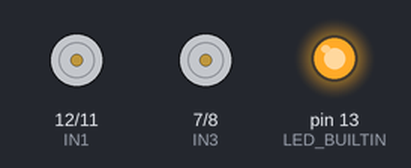
A sketch run on a simulated Arduino Uno, built with avr-gcc and run on an emulated ATmega328P. Parts: motor-driver pin pairs drawn as motors (green arrow = first pin HIGH = forward, orange = second pin HIGH = backward, longer = more drive, scaled by the enable pin), output pins drawn as LEDs (lit = HIGH).

Above: at 0.1 s.
At 3.1 s:
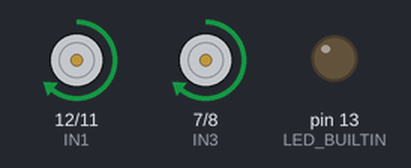
At 5.8 s:
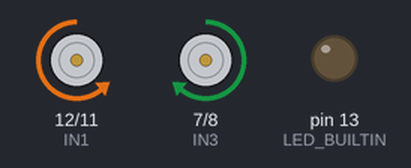
At 8.3 s:
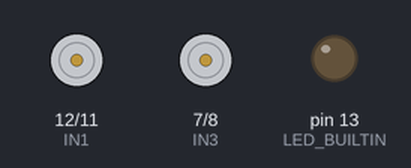
Timing chart, 0 to 9.8 s (numbered marks = the images above):
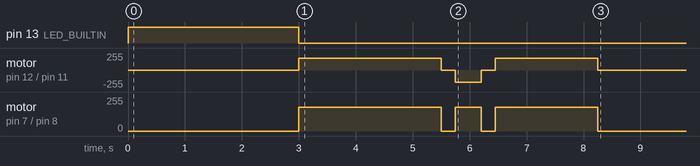

The sketch:

rover.ino
```cpp
/*
 * Bullhorn rover — OSOYOO FlexiRover + OSOYOO Model X driver + Arduino UNO R3
 *
 * What it does: waits 3 seconds, drives one hardcoded route to the "cow" box,
 * then stops. loop() is empty, so EVERY press of the Uno's reset button = one run.
 *
 * How to use it:
 *   1. Plug the Uno into the laptop (USB-B), Tools > Board > "Arduino Uno",
 *      Tools > Port > the new port, then Upload (right-arrow button).
 *   2. Unplug USB. Put the rover on its taped start mark.
 *   3. Battery box switch ON. Press the Uno's reset button. Step back.
 *
 * Pins below match the OSOYOO Lesson 1 wiring already in this repo
 * (v2smartcar-lesson1). If your jumpers go somewhere else, change ONLY these 6 lines.
 * ENA and ENB must be PWM pins (3, 5, 6, 9, 10 or 11).
 */

// ---------------- PINS (Uno pin numbers) ----------------
const int ENA = 9;    // Model X ENA  -> right side speed (PWM)
const int IN1 = 12;   // Model X IN1  -> right side direction
const int IN2 = 11;   // Model X IN2  -> right side direction
const int IN3 = 7;    // Model X IN3  -> left side direction
const int IN4 = 8;    // Model X IN4  -> left side direction
const int ENB = 6;    // Model X ENB  -> left side speed (PWM)

// ---------------- TUNING ----------------
// Drift fix: if the rover curves RIGHT when it should go straight, the left side is
// stronger -> lower LEFT_TRIM (e.g. 0.92). Curves LEFT -> lower RIGHT_TRIM.
const float LEFT_TRIM  = 1.00;
const float RIGHT_TRIM = 1.00;

// Backward side fix: if one side spins BACKWARD when you call drive(200, 200),
// set that side's flag to true (it swaps that side's direction in software,
// no rewiring needed).
const bool LEFT_REVERSED  = false;
const bool RIGHT_REVERSED = false;

// Speed used by the route. 0..255. TT motors usually need ~120+ to start moving.
const int CRUISE = 180;
const int TURN   = 170;

// ---------------- MOTOR HELPERS ----------------

// Set one side. speed: -255 (full reverse) .. 255 (full forward). 0 = stop.
void setSide(int pwmPin, int inA, int inB, int speed, bool reversed) {
  if (reversed) speed = -speed;
  speed = constrain(speed, -255, 255);
  if (speed > 0) {
    digitalWrite(inA, HIGH);
    digitalWrite(inB, LOW);
  } else if (speed < 0) {
    digitalWrite(inA, LOW);
    digitalWrite(inB, HIGH);
  } else {
    digitalWrite(inA, LOW);
    digitalWrite(inB, LOW);
  }
  analogWrite(pwmPin, abs(speed));
}

// drive(left, right): each -255..255. drive(200, 200) = forward, drive(-200, 200) = spin left.
void drive(int left, int right) {
  setSide(ENB, IN3, IN4, (int)(left * LEFT_TRIM), LEFT_REVERSED);
  setSide(ENA, IN1, IN2, (int)(right * RIGHT_TRIM), RIGHT_REVERSED);
}

void stopMotors() {
  drive(0, 0);
}

// Run a motion for `ms` milliseconds, then brake briefly so the next move starts clean.
void move(int left, int right, unsigned long ms) {
  drive(left, right);
  delay(ms);
  stopMotors();
  delay(250);
}

// ---------------- ROUTE ----------------
void setup() {
  pinMode(ENA, OUTPUT);
  pinMode(ENB, OUTPUT);
  pinMode(IN1, OUTPUT);
  pinMode(IN2, OUTPUT);
  pinMode(IN3, OUTPUT);
  pinMode(IN4, OUTPUT);
  stopMotors();

  // Built-in LED on while waiting, so you can see it's about to go.
  pinMode(LED_BUILTIN, OUTPUT);
  digitalWrite(LED_BUILTIN, HIGH);
  delay(3000);                       // 3 s to step back after pressing reset
  digitalWrite(LED_BUILTIN, LOW);

  // ---- The route: barn (start mark) -> cow box ----
  // Distance tuning: the number in ms is how long it drives. More ms = farther.
  // At CRUISE=180 on a smooth floor, 1000 ms is roughly 40-60 cm. Measure yours once
  // and scale (e.g. need 1.5x farther -> multiply the ms by 1.5).
  // Turn tuning: increase/decrease the turn ms until it turns ~90 degrees.

  move(CRUISE, CRUISE, 2500);        // 1. forward out of the barn
  move(TURN, -TURN, 450);            // 2. spin right ~90 degrees (left forward, right back)
  move(CRUISE, CRUISE, 1800);        // 3. forward to the cow box
  // Need a left turn instead? use move(-TURN, TURN, 450);

  stopMotors();                      // 4. stop in front of the cow: phone camera faces the box
}

void loop() {
  // Intentionally empty: press reset to run the route again.
}
```
